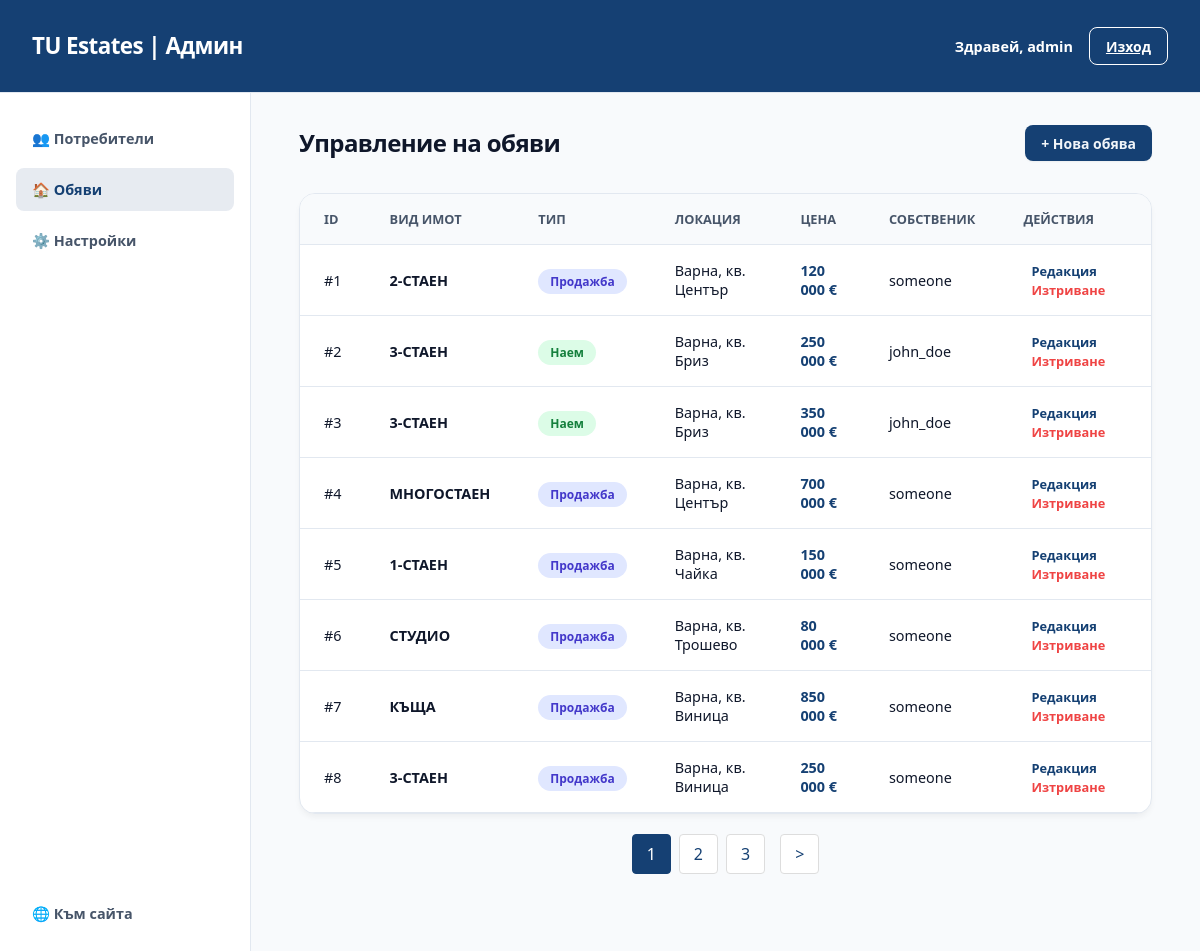
Page /index.php?action=admin_estates (signed in) on the earlier database version.
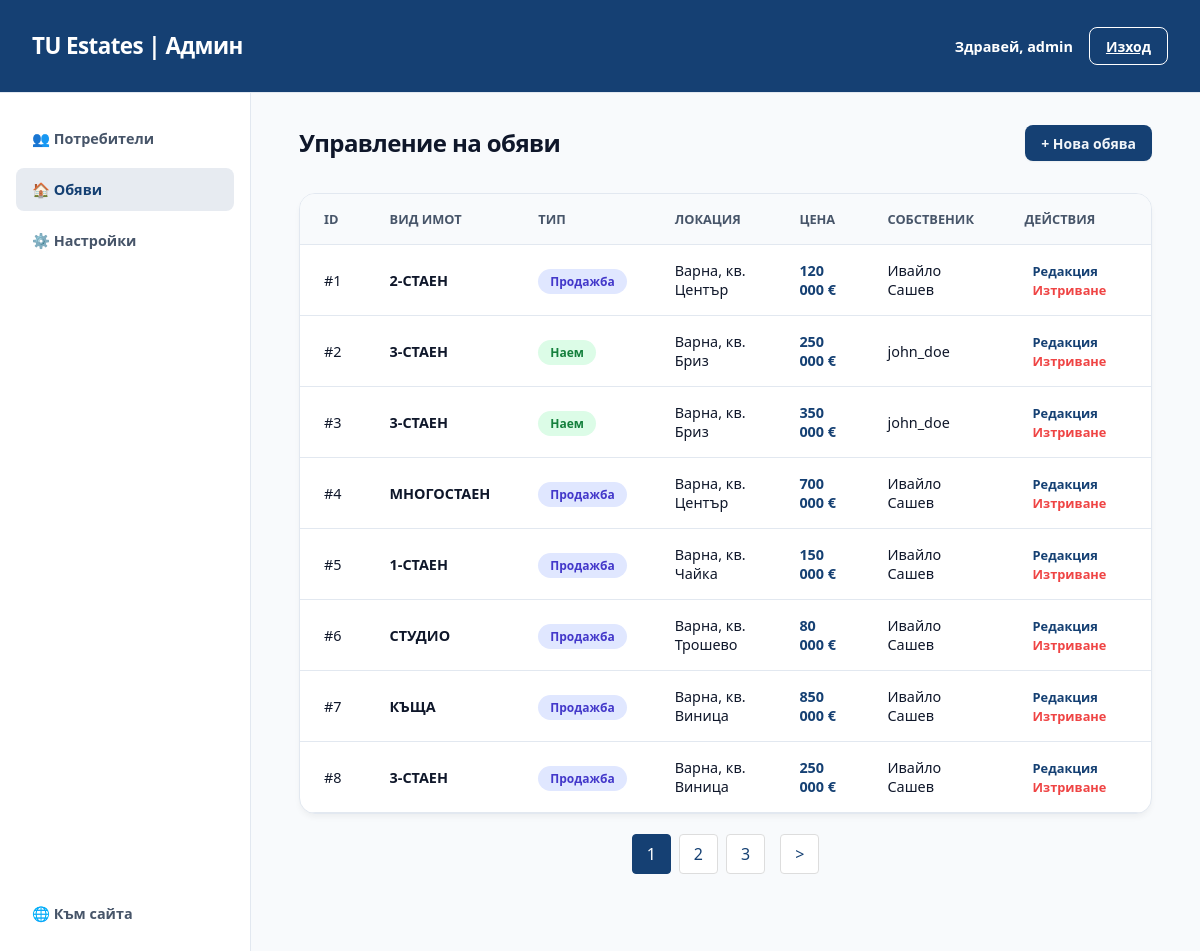
Same page on the later database version.
### tables this page shows
CREATE TABLE
    IF NOT EXISTS estates (
        id INT AUTO_INCREMENT PRIMARY KEY,
        city_id INT NOT NULL,
        neighborhood_id INT NOT NULL,
        estate_address VARCHAR(255) NOT NULL,
        estate_type_id INT,
        rooms INT NOT NULL,
        area DECIMAL(10, 2) NOT NULL,
        floor INT NOT NULL,
        exposure_type VARCHAR(255) NOT NULL,
        description TEXT,
        listing_type_id INT NOT NULL,
        price DECIMAL(10, 2) NOT NULL,
        owner_id INT NOT NULL,
        creation_date DATE NOT NULL,
        expiration_date DATE NOT NULL,
        status_id INT NOT NULL,
        FOREIGN KEY (estate_type_id) REFERENCES estate_types (id),
        FOREIGN KEY (city_id) REFERENCES cities (id),
        FOREIGN KEY (neighborhood_id) REFERENCES neighborhoods (id),
        FOREIGN KEY (owner_id) REFERENCES users (id),
        FOREIGN KEY (listing_type_id) REFERENCES listing_types (id),
        FOREIGN KEY (status_id) REFERENCES estate_status (id)
    );

CREATE TABLE
    IF NOT EXISTS users (
        id INT AUTO_INCREMENT PRIMARY KEY,
        username VARCHAR(255) NOT NULL,
        email VARCHAR(255) NOT NULL UNIQUE,
        phone VARCHAR(50) NULL,
        image VARCHAR(255) NULL,
        description TEXT NULL,
        password VARCHAR(255) NOT NULL,
        user_type_id INT NOT NULL,
        FOREIGN KEY (user_type_id) REFERENCES user_types (id)
    );

CREATE TABLE
    IF NOT EXISTS estate_types (
        id INT AUTO_INCREMENT PRIMARY KEY,
        type_name VARCHAR(255) NOT NULL,
        category_id INT NOT NULL,
        FOREIGN KEY (category_id) REFERENCES estate_categories (id)
    );

CREATE TABLE
    IF NOT EXISTS listing_types (
        id INT AUTO_INCREMENT PRIMARY KEY,
        type_name VARCHAR(255) NOT NULL
    );

CREATE TABLE
    IF NOT EXISTS cities (
        id INT AUTO_INCREMENT PRIMARY KEY,
        region_id INT NOT NULL,
        city_name_bg VARCHAR(255) NOT NULL,
        city_name_en VARCHAR(255) NOT NULL,
        FOREIGN KEY (region_id) REFERENCES regions (id)
    );

CREATE TABLE
    IF NOT EXISTS neighborhoods (
        id INT AUTO_INCREMENT PRIMARY KEY,
        city_id INT NOT NULL,
        neighborhood_name_bg VARCHAR(255) NOT NULL,
        neighborhood_name_en VARCHAR(255) NOT NULL,
        FOREIGN KEY (city_id) REFERENCES cities (id)
    );

### src/controllers/EstateController.php (called while the page is built, shortened)
<?php
class EstateController
{
    public static function getAllEstates(): array
    {
        $db = Database::getInstance();
        $query = "
            SELECT
                e.id,
                c.city_name_bg AS city_name,
                n.neighborhood_name_bg AS neighborhood_name,
                e.estate_address,
                et.type_name AS estate_type,
                e.rooms, e.area, e.floor,
                e.exposure_type,
                e.description,
                lt.type_name AS listing_type,
                e.price,
                u.username AS owner_name,
                e.creation_date,
                e.expiration_date,
                s.status_name,(
            SELECT ei.image_path
            FROM estate_images ei
            WHERE ei.estate_id = e.id
            AND ei.is_primary = 1
            LIMIT 1
        ) AS primary_image
            FROM estates e
            LEFT JOIN cities c ON e.city_id=c.id
            LEFT JOIN neighborhoods n ON e.neighborhood_id=n.id
            LEFT JOIN estate_types et ON e.estate_type_id=et.id
            LEFT JOIN listing_types lt ON e.listing_type_id=lt.id
            LEFT JOIN users u ON e.owner_id=u.id
            LEFT JOIN estate_status s ON e.status_id=s.id
        ";
        $stmt = $db->prepare($query);
        $stmt->execute();
        return $stmt->fetchAll(PDO::FETCH_OBJ);
    }
}

### src/views/admin_estates.php (the view, shortened to what the changed rows need)
<!DOCTYPE html>
<html lang="bg">
<head>
    <link rel="stylesheet" href="style.css">
</head>
<body style="background-color: var(--search-light);">
    <header style="background-color: var(--tu_blue_primary); color: white; padding: 1rem 2rem; display: flex; justify-content: space-between; align-items: center; z-index: 100;">
        <div class="logo_group" style="color: white;">
            <h1 class="heading_primary" style="color: white; margin: 0;">TU Estates | Админ</h1>
        </div>
    </header>
    <div class="admin_layout">
        <main class="admin_main">
            <div style="display: flex; justify-content: space-between; align-items: center; margin-bottom: 2rem;">
                <h2 class="section_title">Управление на обяви</h2>
            </div>
            <div class="table_container">
                <table class="admin_table">
                    <thead>
                        <tr>
                            <th>ID</th>
                            <th>Вид Имот</th>
                            <th>Тип</th>
                            <th>Локация</th>
                            <th>Цена</th>
                            <th>Собственик</th>
                            <th>Действия</th>
                        </tr>
                    </thead>
                    <tbody>
                        <?php
                        $estates = EstateController::getAllEstates();
                        if (empty($estates)): ?>
                            <tr>
                                <td colspan="7" style="text-align: center; padding: 2rem;">Няма намерени обяви.</td>
                            </tr>
                            <?php else:
                            foreach ($estates as $estate):
                                $typeClass = ($estate->listing_type === 'Продажба') ? 'badge-broker' : 'badge-user';
                            ?>
                                <tr>
                                    <td>#<?= htmlspecialchars($estate->id) ?></td>
                                    <td style="font-weight: 600;"><?= htmlspecialchars($estate->estate_type ?? 'Неизвестен') ?></td>
                                    <td><span class="badge <?= $typeClass ?>"><?= htmlspecialchars($estate->listing_type ?? '-') ?></span></td>
                                    <td><?= htmlspecialchars($estate->city_name ?? '') ?>, кв. <?= htmlspecialchars($estate->neighborhood_name ?? '') ?></td>
                                    <td style="font-weight: 700; color: var(--tu_blue_primary);">
                                        <?= number_format($estate->price, 0, ',', ' ') ?> €
                                    </td>
                                    <td><?= htmlspecialchars($estate->owner_name ?? 'Няма') ?></td>
                                    <td>
                                        <a href="index.php?action=admin_edit_estate&id=<?= $estate->id ?>" class="action_btn edit_btn" style="text-decoration: none;">Редакция</a>
                                        <a href="index.php?action=admin_delete_estate&id=<?= $estate->id ?>" class="action_btn delete_btn" style="text-decoration: none;" onclick="return confirm('Сигурни ли сте, че искате да изтриете тази обява?');">Изтриване</a>
                                    </td>
                                </tr>
                        <?php
                            endforeach;
                        endif;
                        ?>
                    </tbody>
                </table>
            </div>
        </main>
    </div>
</body>
</html>

Differences in the rows shown:
changed through a linked row, estates "2-СТАЕН": owner.username "someone" → "Ивайло Сашев"
changed through a linked row, estates "МНОГОСТАЕН": owner.username "someone" → "Ивайло Сашев"
changed through a linked row, estates "1-СТАЕН": owner.username "someone" → "Ивайло Сашев"
changed through a linked row, estates "СТУДИО": owner.username "someone" → "Ивайло Сашев"
changed through a linked row, estates "КЪЩА": owner.username "someone" → "Ивайло Сашев"
changed through a linked row, estates id 8: owner.username "someone" → "Ивайло Сашев"
